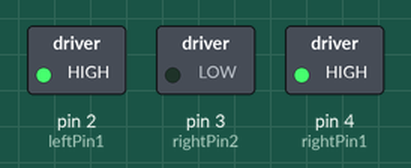
Recording of a sketch running on a simulated Arduino Uno, built with avr-gcc and run on an emulated ATmega328P. Parts: switched loads named in the sketch (green lamp = pin HIGH). What the sketch prints to the serial monitor is not drawn.

Above: at 0.1 s.
Timing chart, 0 to 1.6 s (numbered marks = the images above):
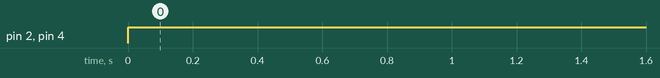

The sketch:

motors.ino
```cpp
const int rightPin1 = 4;
const int rightPin2 = 3;

const int leftPin1 = 2;
const int leftPin2 = 1;

void setup() {
  pinMode(rightPin1, OUTPUT);
  pinMode(rightPin2, OUTPUT);
  pinMode(leftPin1, OUTPUT);
  pinMode(leftPin2, OUTPUT);

  // I think it is good to make sure it is low at start?
  digitalWrite(rightPin1, LOW);
  digitalWrite(rightPin2, LOW);
  digitalWrite(leftPin1, LOW);
  digitalWrite(leftPin2, LOW);
  Serial.begin(115200);
}

void loop() {
  Serial.println("Moving Forward");
  digitalWrite(rightPin1, HIGH);
  digitalWrite(rightPin2, LOW);
  digitalWrite(leftPin1, HIGH);
  digitalWrite(leftPin2, LOW);
  // moveForward();
  // delay(500);
  // moveBackward();
  // delay(500);
  // stopMotors();
  // delay(500);
}
```

motors.cpp
```cpp
#include "motors.h"
#include <Arduino.h>

void moveForward() {
  digitalWrite(rightPin1, HIGH);
  digitalWrite(rightPin2, LOW);
  digitalWrite(leftPin1, HIGH);
  digitalWrite(leftPin2, LOW);
}

void moveBack() {
  digitalWrite(rightPin1, LOW);
  digitalWrite(rightPin2, HIGH);
  digitalWrite(leftPin1, LOW);
  digitalWrite(leftPin2, HIGH);
}

void turnLeft() {
  digitalWrite(rightPin1, HIGH);
  digitalWrite(rightPin2, LOW);
  digitalWrite(leftPin1, LOW);
  digitalWrite(leftPin2, LOW);
}

void turnRight() {
  digitalWrite(rightPin1, LOW);
  digitalWrite(rightPin2, LOW);
  digitalWrite(leftPin1, HIGH);
  digitalWrite(leftPin2, LOW);
}

void stopMotors() {
  digitalWrite(rightPin1, LOW);
  digitalWrite(rightPin2, LOW);
  digitalWrite(leftPin1, LOW);
  digitalWrite(leftPin2, LOW);
}
```

motors.h
```cpp
#ifndef MOTORS_H
#define MOTORS_H

const int rightPin1 = 4;
const int rightPin2 = 3;
const int leftPin1 = 2;
const int leftPin2 = 1;

void moveForward();
void moveBack();
void turnLeft();
void turnRight();
void stopMotors();

#endif
```

Measured:
- by itself, pin 2 (leftPin1), pin 4 (rightPin1): LOW → HIGH at 0.00 s
